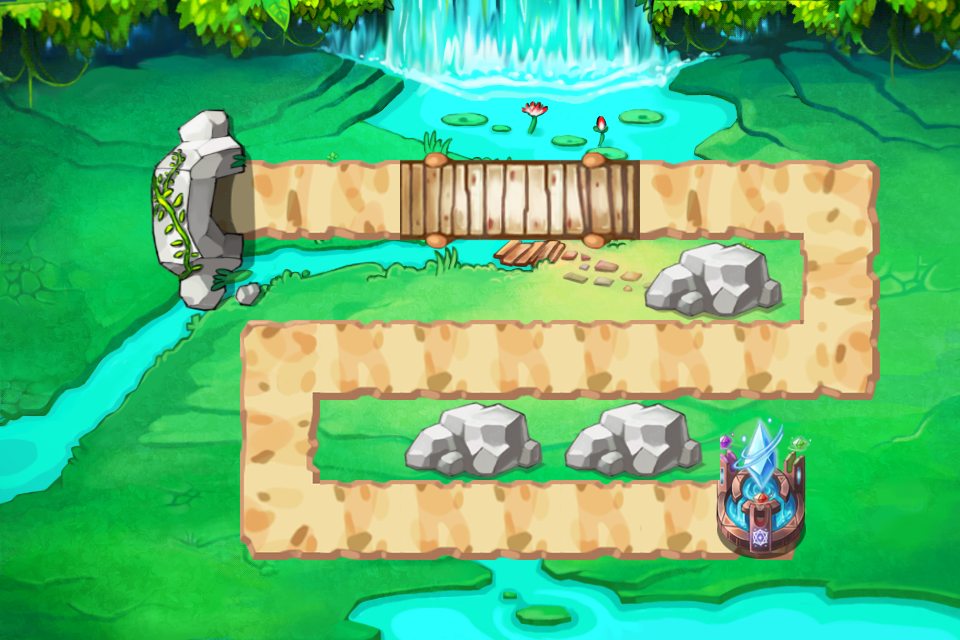

This is a level from a 2D game, rendered from its Tiled map with the project's own tilesets. A one-line summary and the map file follow, with tile-layer data summarised:
An orthogonal 12x8 tile map with 80x80 px tiles, 3 tile layers (layer_1, layer_2, layer_3) and 6 objects (1, 2, 3, 4, 5, ...).

<map version="1.0" orientation="orthogonal" width="12" height="8" tilewidth="80" tileheight="80">
 <tileset firstgid="1" name="map-1" tilewidth="80" tileheight="80">
  <image source="map-1.png" width="2046" height="2046" />
  <tile id="0">
   <properties>
    <property name="isWater" value="isWater" />
   </properties>
  </tile>
  <tile id="1">
   <properties>
    <property name="isWater" value="isWater" />
   </properties>
  </tile>
  <tile id="2">
   <properties>
    <property name="isWater" value="isWater" />
   </properties>
  </tile>
  <tile id="3">
   <properties>
    <property name="isWater" value="isWater" />
   </properties>
  </tile>
  <tile id="4">
   <properties>
    <property name="isWater" value="isWater" />
   </properties>
  </tile>
  <tile id="5">
   <properties>
    <property name="isWater" value="isWater" />
   </properties>
  </tile>
  <tile id="6">
   <properties>
    <property name="isWater" value="isWater" />
   </properties>
  </tile>
  <tile id="7">
   <properties>
    <property name="isWater" value="isWater" />
   </properties>
  </tile>
  <tile id="8">
   <properties>
    <property name="isWater" value="isWater" />
   </properties>
  </tile>
  <tile id="9">
   <properties>
    <property name="isWater" value="isWater" />
   </properties>
  </tile>
  <tile id="10">
   <properties>
    <property name="isWater" value="isWater" />
   </properties>
  </tile>
  <tile id="11">
   <properties>
    <property name="isWater" value="isWater" />
   </properties>
  </tile>
  <tile id="13">
   <properties>
    <property name="isPath" value="isPath" />
   </properties>
  </tile>
  <tile id="14">
   <properties>
    <property name="isPath" value="isPath" />
   </properties>
  </tile>
  <tile id="15">
   <properties>
    <property name="isPath" value="isPath" />
   </properties>
  </tile>
  <tile id="16">
   <properties>
    <property name="isPath" value="isPath" />
   </properties>
  </tile>
  <tile id="17">
   <properties>
    <property name="HP" value="1000" />
    <property name="coins" value="50" />
    <property name="isBarrier" value="41" />
   </properties>
  </tile>
  <tile id="18">
   <properties>
    <property name="HP" value="1000" />
    <property name="coins" value="50" />
    <property name="isBarrier" value="42" />
   </properties>
  </tile>
  <tile id="20">
   <properties>
    <property name="isExit" value="isExit" />
   </properties>
  </tile>
  <tile id="25">
   <properties>
    <property name="isTower" value="isTower" />
   </properties>
  </tile>
  <tile id="26">
   <properties>
    <property name="isTower" value="isTower" />
   </properties>
  </tile>
  <tile id="27">
   <properties>
    <property name="isTower" value="isTower" />
   </properties>
  </tile>
  <tile id="28">
   <properties>
    <property name="isTower" value="isTower" />
   </properties>
  </tile>
  <tile id="29">
   <properties>
    <property name="isTower" value="isTower" />
   </properties>
  </tile>
  <tile id="30">
   <properties>
    <property name="isWater" value="isWater" />
   </properties>
  </tile>
  <tile id="31">
   <properties>
    <property name="isWater" value="isWater" />
   </properties>
  </tile>
  <tile id="32">
   <properties>
    <property name="isWater" value="isWater" />
   </properties>
  </tile>
  <tile id="33">
   <properties>
    <property name="isWater" value="isWater" />
   </properties>
  </tile>
  <tile id="34">
   <properties>
    <property name="isTower" value="isTower" />
   </properties>
  </tile>
  <tile id="35">
   <properties>
    <property name="isTower" value="isTower" />
   </properties>
  </tile>
  <tile id="36">
   <properties>
    <property name="isTower" value="isTower" />
   </properties>
  </tile>
  <tile id="38">
   <properties>
    <property name="isPath" value="isPath" />
   </properties>
  </tile>
  <tile id="39">
   <properties>
    <property name="HP" value="200" />
    <property name="coins" value="10" />
    <property name="isBarrier" value="1" />
   </properties>
  </tile>
  <tile id="41">
   <properties>
    <property name="isPath" value="isPath" />
   </properties>
  </tile>
  <tile id="42">
   <properties>
    <property name="HP" value="1000" />
    <property name="coins" value="50" />
    <property name="isBarrier" value="43" />
   </properties>
  </tile>
  <tile id="43">
   <properties>
    <property name="HP" value="1000" />
    <property name="coins" value="50" />
    <property name="isBarrier" value="44" />
   </properties>
  </tile>
  <tile id="45">
   <properties>
    <property name="isExit" value="isExit" />
   </properties>
  </tile>
  <tile id="50">
   <properties>
    <property name="isTower" value="isTower" />
   </properties>
  </tile>
  <tile id="51">
   <properties>
    <property name="isTower" value="isTower" />
   </properties>
  </tile>
  <tile id="52">
   <properties>
    <property name="isTower" value="isTower" />
   </properties>
  </tile>
  <tile id="53">
   <properties>
    <property name="isTower" value="isTower" />
   </properties>
  </tile>
  <tile id="54">
   <properties>
    <property name="isTower" value="isTower" />
   </properties>
  </tile>
  <tile id="55">
   <properties>
    <property name="isTower" value="isTower" />
   </properties>
  </tile>
  <tile id="56">
   <properties>
    <property name="isWater" value="isWater" />
   </properties>
  </tile>
  <tile id="57">
   <properties>
    <property name="isWater" value="isWater" />
   </properties>
  </tile>
  <tile id="58">
   <properties>
    <property name="isTower" value="isTower" />
   </properties>
  </tile>
  <tile id="59">
   <properties>
    <property name="isTower" value="isTower" />
   </properties>
  </tile>
  <tile id="60">
   <properties>
    <property name="isTower" value="isTower" />
   </properties>
  </tile>
  <tile id="61">
   <properties>
    <property name="isTower" value="isTower" />
   </properties>
  </tile>
  <tile id="63">
   <properties>
    <property name="isPath" value="isPath" />
   </properties>
  </tile>
  <tile id="64">
   <properties>
    <property name="HP" value="500" />
    <property name="coins" value="20" />
    <property name="isBarrier" value="21" />
   </properties>
  </tile>
  <tile id="65">
   <properties>
    <property name="HP" value="500" />
    <property name="coins" value="20" />
    <property name="isBarrier" value="22" />
   </properties>
  </tile>
  <tile id="66">
   <properties>
    <property name="isPath" value="isPath" />
   </properties>
  </tile>
  <tile id="68">
   <properties>
    <property name="isPath" value="isPath" />
   </properties>
  </tile>
  <tile id="75">
   <properties>
    <property name="isTower" value="isTower" />
   </properties>
  </tile>
  <tile id="76">
   <properties>
    <property name="isTower" value="isTower" />
   </properties>
  </tile>
  <tile id="77">
   <properties>
    <property name="isWater" value="isWater" />
   </properties>
  </tile>
  <tile id="78">
   <properties>
    <property name="isWater" value="isWater" />
   </properties>
  </tile>
  <tile id="79">
   <properties>
    <property name="isTower" value="isTower" />
   </properties>
  </tile>
  <tile id="80">
   <properties>
    <property name="isTower" value="isTower" />
   </properties>
  </tile>
  <tile id="81">
   <properties>
    <property name="isTower" value="isTower" />
   </properties>
  </tile>
  <tile id="82">
   <properties>
    <property name="isTower" value="isTower" />
   </properties>
  </tile>
  <tile id="83">
   <properties>
    <property name="isTower" value="isTower" />
   </properties>
  </tile>
  <tile id="84">
   <properties>
    <property name="isTower" value="isTower" />
   </properties>
  </tile>
  <tile id="85">
   <properties>
    <property name="isTower" value="isTower" />
   </properties>
  </tile>
  <tile id="86">
   <properties>
    <property name="isTower" value="isTower" />
   </properties>
  </tile>
  <tile id="88">
   <properties>
    <property name="isPath" value="isPath" />
   </properties>
  </tile>
  <tile id="89">
   <properties>
    <property name="isPath" value="isPath" />
   </properties>
  </tile>
  <tile id="90">
   <properties>
    <property name="isPath" value="isPath" />
   </properties>
  </tile>
  <tile id="91">
   <properties>
    <property name="isPath" value="isPath" />
   </properties>
  </tile>
  <tile id="92">
   <properties>
    <property name="isPath" value="isPath" />
   </properties>
  </tile>
  <tile id="93">
   <properties>
    <property name="isPath" value="isPath" />
   </properties>
  </tile>
  <tile id="94">
   <properties>
    <property name="isPath" value="isPath" />
   </properties>
  </tile>
  <tile id="100">
   <properties>
    <property name="isTower" value="isTower" />
   </properties>
  </tile>
  <tile id="101">
   <properties>
    <property name="isWater" value="isWater" />
   </properties>
  </tile>
  <tile id="102">
   <properties>
    <property name="isTower" value="isTower" />
   </properties>
  </tile>
  <tile id="103">
   <properties>
    <property name="isTower" value="isTower" />
   </properties>
  </tile>
  <tile id="104">
   <properties>
    <property name="isTower" value="isTower" />
   </properties>
  </tile>
  <tile id="105">
   <properties>
    <property name="isTower" value="isTower" />
   </properties>
  </tile>
  <tile id="106">
   <properties>
    <property name="isTower" value="isTower" />
   </properties>
  </tile>
  <tile id="107">
   <properties>
    <property name="isTower" value="isTower" />
   </properties>
  </tile>
  <tile id="108">
   <properties>
    <property name="isTower" value="isTower" />
   </properties>
  </tile>
  <tile id="109">
   <properties>
    <property name="isTower" value="isTower" />
   </properties>
  </tile>
  <tile id="110">
   <properties>
    <property name="isTower" value="isTower" />
   </properties>
  </tile>
  <tile id="111">
   <properties>
    <property name="isTower" value="isTower" />
   </properties>
  </tile>
  <tile id="118">
   <properties>
    <property name="isPath" value="isPath" />
   </properties>
  </tile>
  <tile id="125">
   <properties>
    <property name="isWater" value="isWater" />
   </properties>
  </tile>
  <tile id="126">
   <properties>
    <property name="isTower" value="isTower" />
   </properties>
  </tile>
  <tile id="127">
   <properties>
    <property name="isTower" value="isTower" />
   </properties>
  </tile>
  <tile id="128">
   <properties>
    <property name="isTower" value="isTower" />
   </properties>
  </tile>
  <tile id="129">
   <properties>
    <property name="isTower" value="isTower" />
   </properties>
  </tile>
  <tile id="130">
   <properties>
    <property name="isTower" value="isTower" />
   </properties>
  </tile>
  <tile id="131">
   <properties>
    <property name="isTower" value="isTower" />
   </properties>
  </tile>
  <tile id="132">
   <properties>
    <property name="isTower" value="isTower" />
   </properties>
  </tile>
  <tile id="133">
   <properties>
    <property name="isTower" value="isTower" />
   </properties>
  </tile>
  <tile id="134">
   <properties>
    <property name="isTower" value="isTower" />
   </properties>
  </tile>
  <tile id="135">
   <properties>
    <property name="isTower" value="isTower" />
   </properties>
  </tile>
  <tile id="136">
   <properties>
    <property name="isTower" value="isTower" />
   </properties>
  </tile>
  <tile id="137">
   <properties>
    <property name="isPath" value="isPath" />
   </properties>
  </tile>
  <tile id="138">
   <properties>
    <property name="isPath" value="isPath" />
   </properties>
  </tile>
  <tile id="139">
   <properties>
    <property name="isPath" value="isPath" />
   </properties>
  </tile>
  <tile id="141">
   <properties>
    <property name="isPath" value="isPath" />
   </properties>
  </tile>
  <tile id="144">
   <properties>
    <property name="isWater" value="isWater" />
   </properties>
  </tile>
  <tile id="147">
   <properties>
    <property name="isWater" value="isWater" />
   </properties>
  </tile>
  <tile id="150">
   <properties>
    <property name="isTower" value="isTower" />
   </properties>
  </tile>
  <tile id="151">
   <properties>
    <property name="isTower" value="isTower" />
   </properties>
  </tile>
  <tile id="152">
   <properties>
    <property name="isTower" value="isTower" />
   </properties>
  </tile>
  <tile id="153">
   <properties>
    <property name="isTower" value="isTower" />
   </properties>
  </tile>
  <tile id="154">
   <properties>
    <property name="isTower" value="isTower" />
   </properties>
  </tile>
  <tile id="155">
   <properties>
    <property name="isTower" value="isTower" />
   </properties>
  </tile>
  <tile id="156">
   <properties>
    <property name="isWater" value="isWater" />
   </properties>
  </tile>
  <tile id="157">
   <properties>
    <property name="isTower" value="isTower" />
   </properties>
  </tile>
  <tile id="158">
   <properties>
    <property name="isTower" value="isTower" />
   </properties>
  </tile>
  <tile id="159">
   <properties>
    <property name="isTower" value="isTower" />
   </properties>
  </tile>
  <tile id="160">
   <properties>
    <property name="isTower" value="isTower" />
   </properties>
  </tile>
  <tile id="161">
   <properties>
    <property name="isTower" value="isTower" />
   </properties>
  </tile>
  <tile id="166">
   <properties>
    <property name="isPath" value="isPath" />
   </properties>
  </tile>
  <tile id="169">
   <properties>
    <property name="isEntrance" value="1" />
   </properties>
  </tile>
  <tile id="172">
   <properties>
    <property name="isEntrance" value="1" />
   </properties>
  </tile>
  <tile id="175">
   <properties>
    <property name="isTower" value="isTower" />
   </properties>
  </tile>
  <tile id="176">
   <properties>
    <property name="isTower" value="isTower" />
   </properties>
  </tile>
  <tile id="177">
   <properties>
    <property name="isTower" value="isTower" />
   </properties>
  </tile>
  <tile id="178">
   <properties>
    <property name="isTower" value="isTower" />
   </properties>
  </tile>
  <tile id="179">
   <properties>
    <property name="isWater" value="isWater" />
   </properties>
  </tile>
  <tile id="180">
   <properties>
    <property name="isWater" value="isWater" />
   </properties>
  </tile>
  <tile id="181">
   <properties>
    <property name="isWater" value="isWater" />
   </properties>
  </tile>
  <tile id="182">
   <properties>
    <property name="isWater" value="isWater" />
   </properties>
  </tile>
  <tile id="183">
   <properties>
    <property name="isWater" value="isWater" />
   </properties>
  </tile>
  <tile id="184">
   <properties>
    <property name="isWater" value="isWater" />
   </properties>
  </tile>
  <tile id="185">
   <properties>
    <property name="isWater" value="isWater" />
   </properties>
  </tile>
  <tile id="186">
   <properties>
    <property name="isWater" value="isWater" />
   </properties>
  </tile>
  <tile id="191">
   <properties>
    <property name="isPath" value="isPath" />
   </properties>
  </tile>
  <tile id="194">
   <properties>
    <property name="isWater" value="isWater" />
   </properties>
  </tile>
  <tile id="197">
   <properties>
    <property name="isWater" value="isWater" />
   </properties>
  </tile>
  <tile id="212">
   <properties>
    <property name="isWater" value="isWater" />
   </properties>
  </tile>
  <tile id="213">
   <properties>
    <property name="isEntrance" value="1" />
   </properties>
  </tile>
  <tile id="214">
   <properties>
    <property name="isWater" value="isWater" />
   </properties>
  </tile>
  <tile id="287">
   <properties>
    <property name="isWater" value="isWater" />
   </properties>
  </tile>
  <tile id="288">
   <properties>
    <property name="isEntrance" value="1" />
   </properties>
  </tile>
  <tile id="289">
   <properties>
    <property name="isWater" value="isWater" />
   </properties>
  </tile>
 </tileset>
 <layer name="layer_1" width="12" height="8">
  <data>[96 cells, 96 non-empty, 96 distinct tile ids]</data>
 </layer>
 <layer name="layer_2" width="12" height="8">
  <data>[96 cells, 32 non-empty, 19 distinct tile ids]</data>
 </layer>
 <layer name="layer_3" width="12" height="8">
  <data>[96 cells, 20 non-empty, 16 distinct tile ids]</data>
 </layer>
 <objectgroup name="layer_obj" width="12" height="8">
  <object name="1" x="240" y="160" width="80" height="80" />
  <object name="2" x="800" y="160" width="80" height="80" />
  <object name="3" x="800" y="320" width="80" height="80" />
  <object name="4" x="240" y="320" width="80" height="80" />
  <object name="5" x="240" y="480" width="80" height="80" />
  <object name="6" x="720" y="480" width="80" height="80" />
 </objectgroup>
</map>
